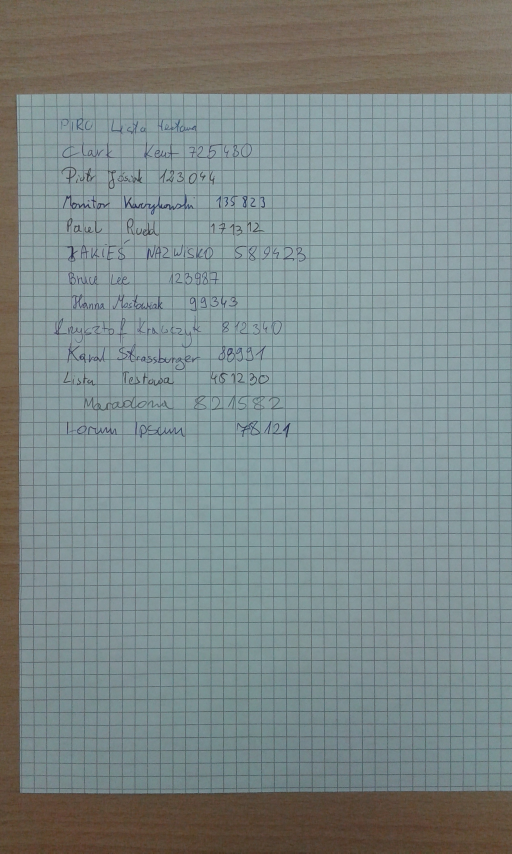
#> input picture data/1.jpg, 1536 x 2560 px (shown at 1/3 size)
$ python -i BoundingBoxSplitter.py   (imports and definitions only)   (older library calls are emulated)
#> lines starting #> are read from the running program, lines starting #| are printed output that depends on the picture
### PySolution/Preprocessor.py
from PIL import Image
import cv2 as cv
import numpy as np
from skimage.morphology import erosion, dilation, opening, closing, square, disk, star


class Preprocessor:

    @staticmethod
    def denoise(img, strength=3, output=None, templateWindowSize=7, searchWindowSize=21):
        return cv.fastNlMeansDenoising(img, output, strength, templateWindowSize, searchWindowSize)

    @staticmethod
    def dilate(img, kernel_size=2, kernel=None):
        kernel = cv.getStructuringElement(cv.MORPH_ELLIPSE, (kernel_size, kernel_size)) if kernel is None else kernel
        return cv.dilate(img, kernel)

    @staticmethod
    def erode(img, kernel_size=2, kernel=None):
        kernel = cv.getStructuringElement(cv.MORPH_ELLIPSE, (kernel_size, kernel_size)) if kernel is None else kernel
        return cv.erode(img, kernel)

    # [213 lines left out: functions to_binary, color_based_to_binary, set_300_dpi, remove_lines, process, _test_1 and 2 more, not called in this run]

### PySolution/BoundingBoxSplitter.py
import sys
import numpy as np
import cv2 as cv

from Preprocessor import *


class BoundingBoxSplitter:

    @staticmethod
    def get_text_area(binary_image):
        Preprocessor.erode(binary_image, 4)
        pts = cv.findNonZero(binary_image)
        return cv.minAreaRect(pts)

    @staticmethod
    def rotate_text(text_aera, binary_image, angle_offset=0):
        (cx, cy), (w, h), ang = text_aera

        M = cv.getRotationMatrix2D((cx, cy), ang + angle_offset, scale=1.0)
        rotated = cv.warpAffine(binary_image, M, (binary_image.shape[1], binary_image.shape[0]))
        return rotated

    @staticmethod
    def split(image_orig):
        # print("Detecting rows with boundary boxes...")

        image = image_orig.copy()
        image_orig_2 = image_orig.copy()
        image_orig = image_orig.copy()


        image = Preprocessor.erode(image, 4)
        image = Preprocessor.dilate(image, 6)

        # image = Preprocessor.dilate(image, 4)
        # image = Preprocessor.erode(image, 4)

        rect_kernel_size = (int(image_orig.shape[1]/3), 4)

        kernel_rect = cv.getStructuringElement(cv.MORPH_RECT, rect_kernel_size)
        image = Preprocessor.dilate(image, kernel=kernel_rect)

        contours, _ = cv.findContours(image, cv.RETR_TREE, cv.CHAIN_APPROX_SIMPLE)

        rows = []
        i=1
        contours.reverse()
        for c in contours:
            # c = cv.convexHull(c)
            boundRect = cv.boundingRect(c)
            x = boundRect[0]
            y = boundRect[1]
            width  = boundRect[2]
            height = boundRect[3]

            marginX = 0
            marginY = 0

            if width > (rect_kernel_size[0] + marginX) and height > (rect_kernel_size[1] + marginY):
                cv.rectangle(image_orig_2, (int(boundRect[0]), int(boundRect[1])),
                    (int(boundRect[0]+boundRect[2]), int(boundRect[1]+boundRect[3])), (i,i,i), -1)

                row = (image_orig[boundRect[1]:boundRect[1] + boundRect[3], boundRect[0]:boundRect[0] + boundRect[2]]).copy()

                row_coords = (int(boundRect[0]), int(boundRect[1]))
                row_no = i
                rows.append((row, row_coords, row_no))
                i+=1

        return rows, image_orig_2

    @staticmethod
    def split_rows(binary_image, angle_offset=90):
        # [5 lines of commented-out code are left out]
        rotated = np.invert(binary_image)

        return BoundingBoxSplitter.split(rotated)

>>> import cv2
>>> picture = cv2.imread('../data/1.jpg', cv2.IMREAD_GRAYSCALE)
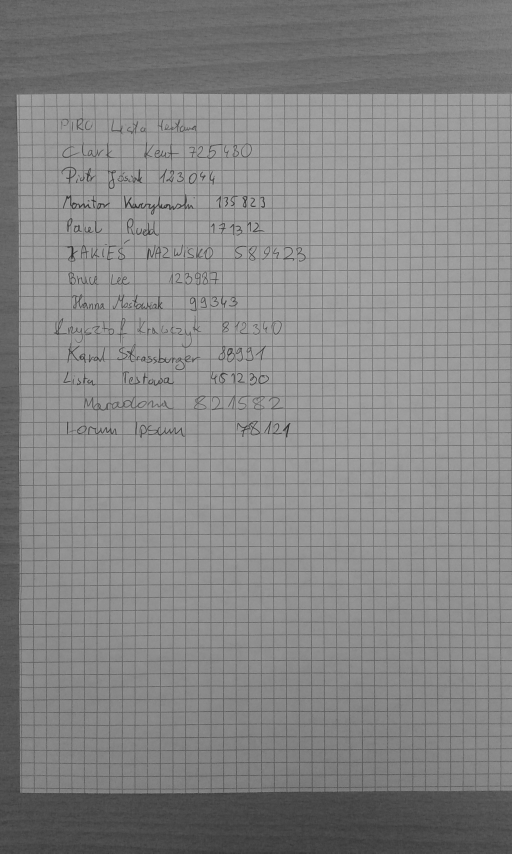
#> picture: shape (2560, 1536) (shown at 1/3 size); min 29, max 179, mean 133.7
>>> result = BoundingBoxSplitter().split_rows(picture)
#> in split_rows, `rotated = np.invert(binary_image)`:
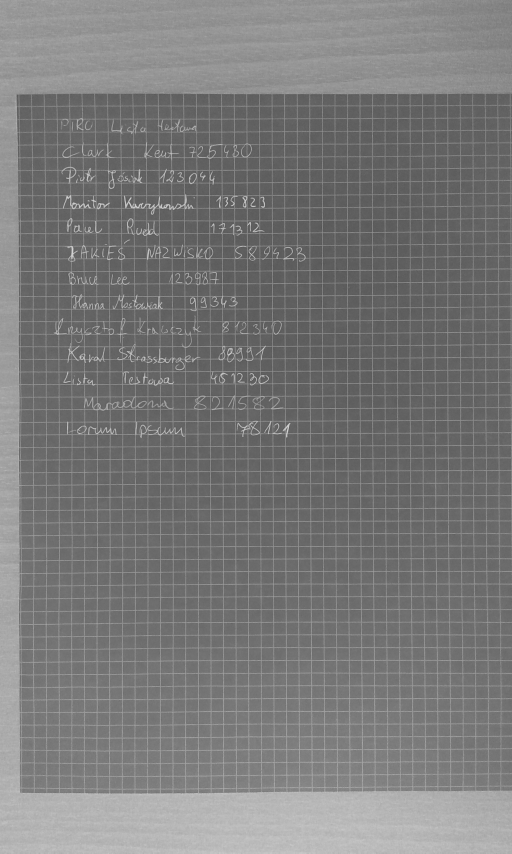
#> rotated: shape (2560, 1536) (shown at 1/3 size); min 76, max 226, mean 121.3
#> in erode, `return cv.erode(img, kernel)`:
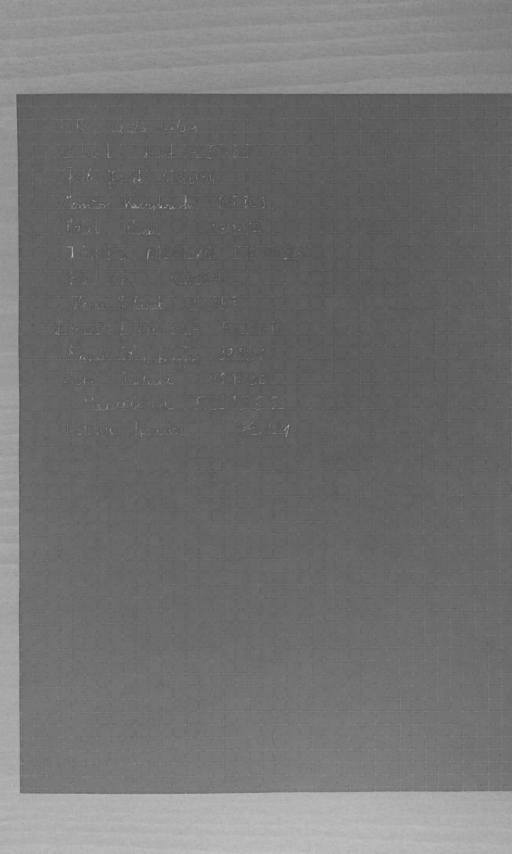
#> returned value: shape (2560, 1536) (shown at 1/3 size); min 76, max 202, mean 113.8
#> call 2 of dilate, with kernel_size = 2, kernel = array of shape (4, 512)
#> in dilate (call 2), `return cv.dilate(img, kernel)`:
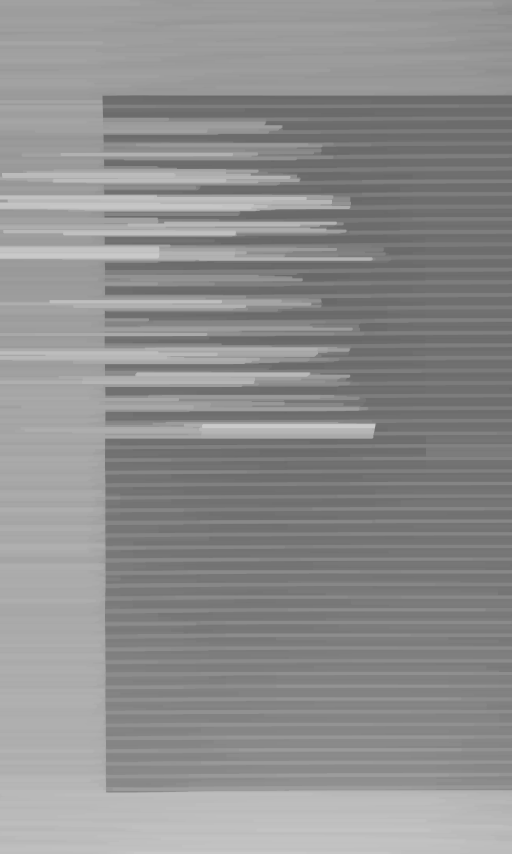
#> returned value: shape (2560, 1536) (shown at 1/3 size); min 102, max 202, mean 142.6
#> in split, `contours, _ = cv.findContours(image, cv.RETR_TREE, cv.CHAIN_APPROX_SIM..`: contours = [[[0, 0], [0, 2559], [1535, 2559], [1535, 0]]]
#> the loop in split, `for c in contours:` made 1 pass
#> (c, x, y, width, height, marginX, marginY, row_no) on pass 1: ([[0, 0], [0, 2559], [1535, 2559], [1535, 0]], 0, 0, 1536, 2560, 0, 0, 1)
#> after the loop in split, `for c in contours:`: image_orig_2: shape (2560, 1536); every value is 1
#> after the loop in split, `for c in contours:`: i = 2; rows = 1 item

$ run again, on data/10.jpg
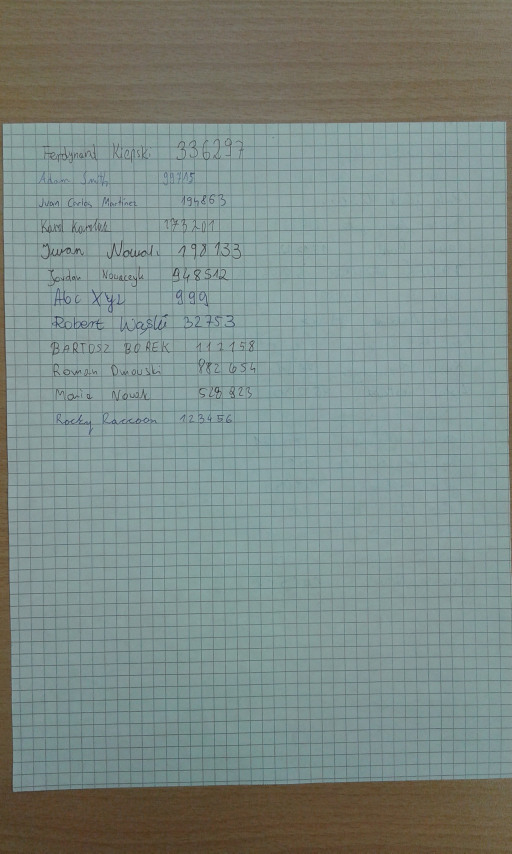
#> input picture data/10.jpg, 1536 x 2560 px (shown at 1/3 size)
#> in split_rows, `rotated = np.invert(binary_image)`:
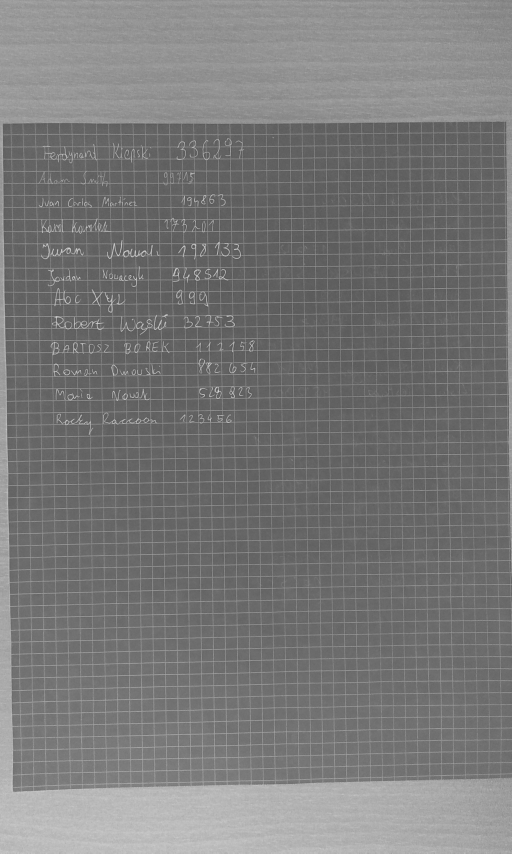
#> rotated: shape (2560, 1536) (shown at 1/3 size); min 75, max 231, mean 120.5
#> in dilate (call 2), `return cv.dilate(img, kernel)`:
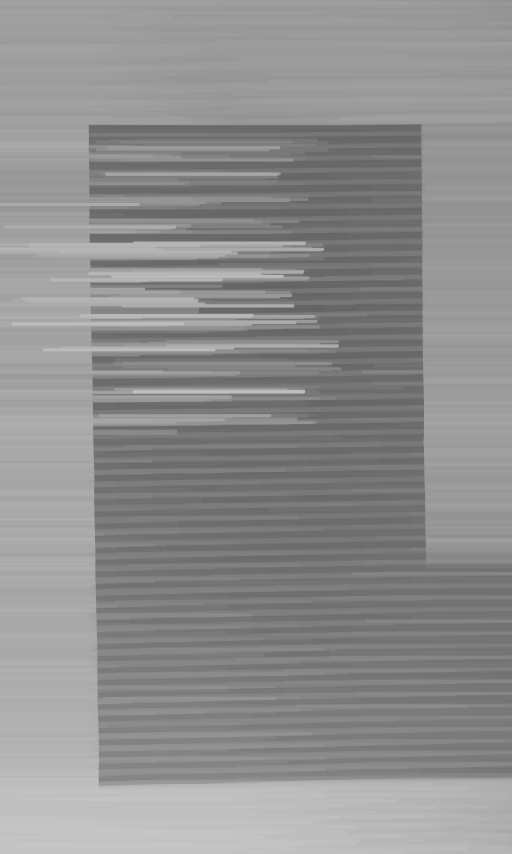
#> returned value: shape (2560, 1536) (shown at 1/3 size); min 99, max 198, mean 143.1
#> contours = [[[0, 0], [0, 2559], [1535, 2559], [1535, 0]]]
#> the loop in split, `for c in contours:` made 1 pass
#> (c, x, y, width, height, marginX, marginY, row_no) on pass 1: ([[0, 0], [0, 2559], [1535, 2559], [1535, 0]], 0, 0, 1536, 2560, 0, 0, 1)
#> after the loop in split, `for c in contours:`: i = 2; rows = 1 item

$ run again, on data/11.jpg
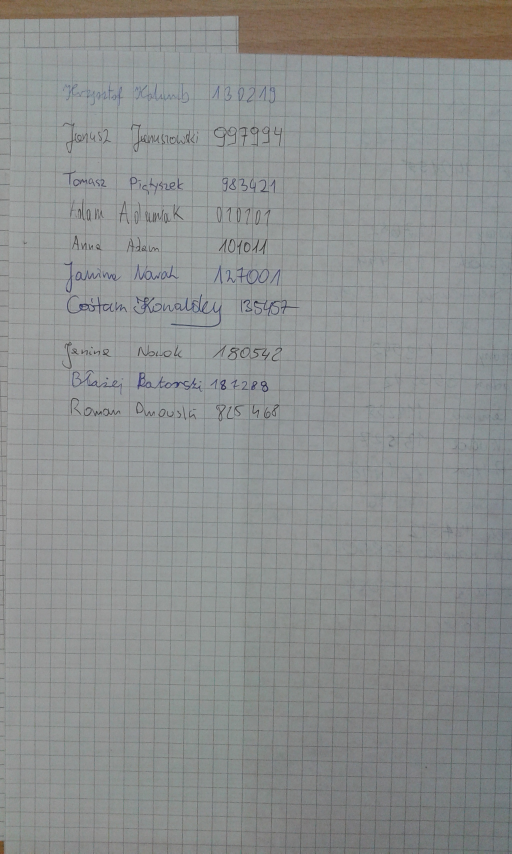
#> input picture data/11.jpg, 1536 x 2560 px (shown at 1/3 size)
#> in split_rows, `rotated = np.invert(binary_image)`:
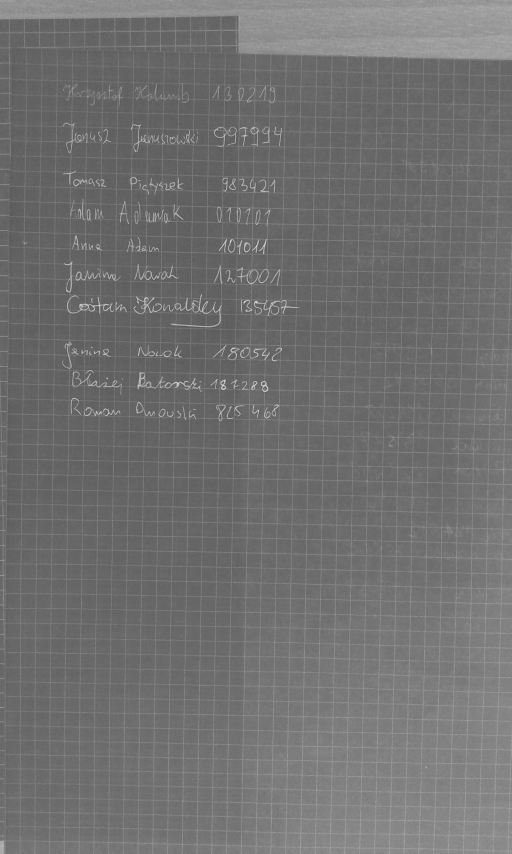
#> rotated: shape (2560, 1536) (shown at 1/3 size); min 76, max 232, mean 112.4
#> in dilate (call 2), `return cv.dilate(img, kernel)`:
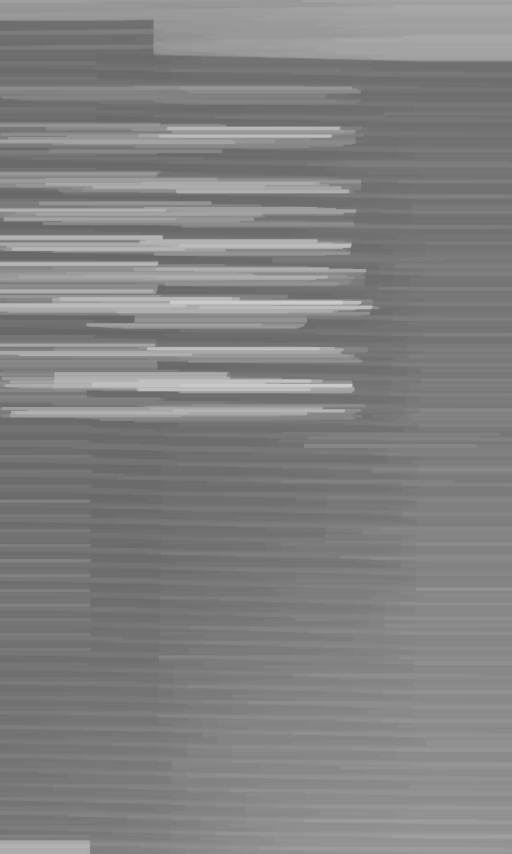
#> returned value: shape (2560, 1536) (shown at 1/3 size); min 102, max 203, mean 129.5
#> contours = [[[0, 0], [0, 2559], [1535, 2559], [1535, 0]]]
#> the loop in split, `for c in contours:` made 1 pass
#> (c, x, y, width, height, marginX, marginY, row_no) on pass 1: ([[0, 0], [0, 2559], [1535, 2559], [1535, 0]], 0, 0, 1536, 2560, 0, 0, 1)
#> after the loop in split, `for c in contours:`: i = 2; rows = 1 item

$ run again, on data/12.jpg
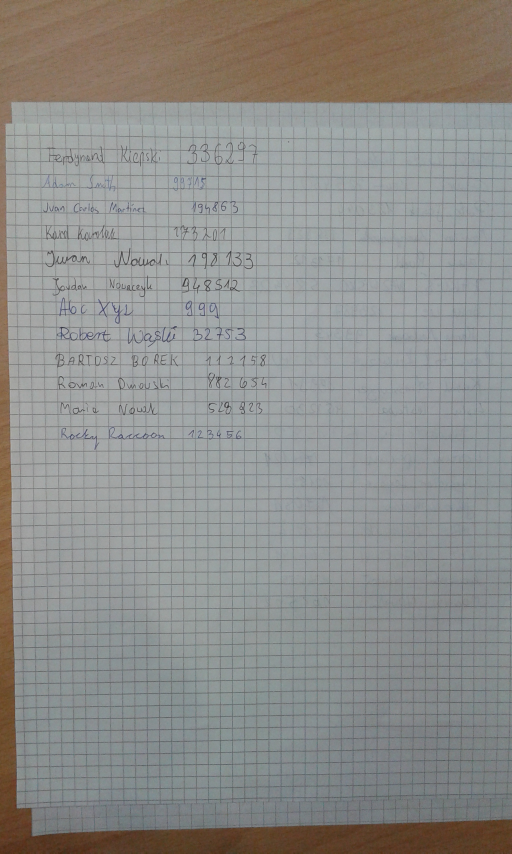
#> input picture data/12.jpg, 1536 x 2560 px (shown at 1/3 size)
#> in split_rows, `rotated = np.invert(binary_image)`:
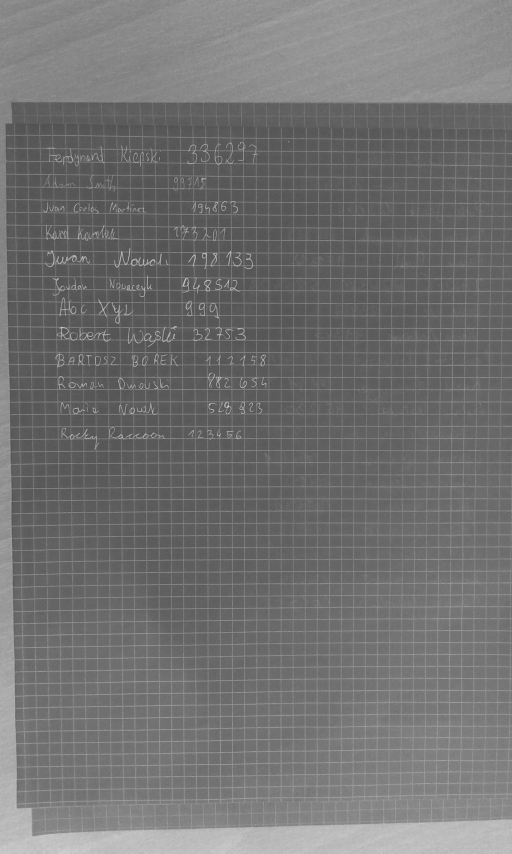
#> rotated: shape (2560, 1536) (shown at 1/3 size); min 68, max 226, mean 113.7
#> in dilate (call 2), `return cv.dilate(img, kernel)`:
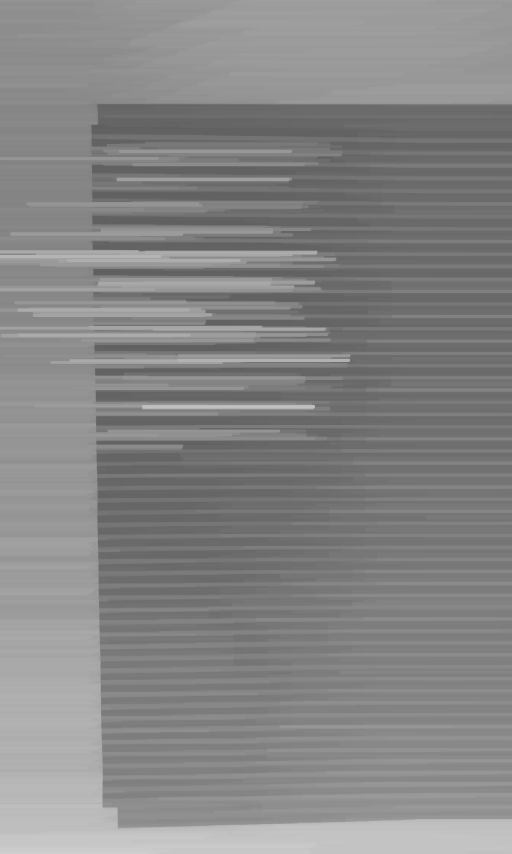
#> returned value: shape (2560, 1536) (shown at 1/3 size); min 94, max 207, mean 133.4
#> contours = [[[0, 0], [0, 2559], [1535, 2559], [1535, 0]]]
#> the loop in split, `for c in contours:` made 1 pass
#> (c, x, y, width, height, marginX, marginY, row_no) on pass 1: ([[0, 0], [0, 2559], [1535, 2559], [1535, 0]], 0, 0, 1536, 2560, 0, 0, 1)
#> after the loop in split, `for c in contours:`: i = 2; rows = 1 item
